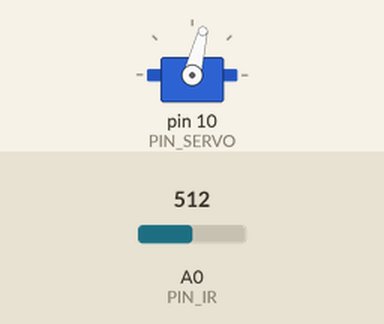
A sketch run on a simulated Arduino Uno, built with avr-gcc and run on an emulated ATmega328P. On the bench: servo. The test bench sets the inputs (shaded band); at power-on: A0 (PIN_IR) = 512. What the sketch prints to the serial monitor is not drawn.

Above: at 1.27 s.
1.3 s: A0 (PIN_IR) set to 0
Timing chart, 0 to 4.3 s (numbered marks = the images above; inputs shaded):
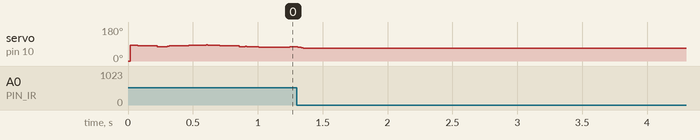

The sketch:

25_example.ino
```cpp
//비례미분제어

#include <Servo.h>

#define PIN_SERVO 10
#define PIN_IR A0

#define _DIST_TARGET 230
#define _DIST_MIN 100
#define _DIST_MAX 410

#define _DIST_ALPHA 0.1

#define _DUTY_NEU 1420
#define _DUTY_LOW 1500
#define _DUTY_HIGH 1250


#define INTERVAL 25

#define _INTERVAL_DIST 15
#define _INTERVAL_SERVO 15
#define _INTERVAL_SERIAL 100

#define _KP 1.5
#define _KD 34
#define _KI 1.3

#define _SEQ_SIZE 8

#define _SERVO_ANGLE 30.0
#define _SERVO_SPEED 300.0
//int speed[4] = {_DUTY_NEU, _DUTY_LOW, _DUTY_HIGH, _DUTY_LOW};
Servo myservo;
int num=0;
float val_ema, alpha, val_ema_1=0;
unsigned long last_sampling_time_dist, last_sampling_time_servo, last_sampling_time_serial;
unsigned long last_sampling_time;
int duty_chg_per_interval;
int a,b;
float dist_target, dist_raw, dist_cali, dist_ema;
int duty_target, duty_curr, duty_curr1;
float error_curr, error_prev, control, pterm, dterm, iterm;
bool event_dist, event_servo, event_serial;
int change, number =0;

float x[_SEQ_SIZE] = {0.0, 10.0, 70.0, 170.0, 300.0, 280.0, 400.0, 470.0};

// real values
float y[_SEQ_SIZE] = {100.0, 150.0, 200.0, 250.0, 300.0, 350.0, 400.0, 450.0};

void setup() {
  // put your setup code here, to run once:
  myservo.attach(PIN_SERVO);
  myservo.writeMicroseconds(_DIST_TARGET);
  //duty_chg_per_interval = (_DUTY_HIGH - _DUTY_LOW) * (_SERVO_SPEED / 180.0) * (INTERVAL / 1000.0);
  duty_chg_per_interval = (_DUTY_LOW- _DUTY_HIGH) * (_SERVO_SPEED / (_SERVO_ANGLE * 2)) * (_INTERVAL_SERVO / 1000.0);
  Serial.begin(57600);
  last_sampling_time_dist=0;
  last_sampling_time_servo=0;
  last_sampling_time_serial=0;
  duty_target = _DUTY_NEU;
  duty_curr = _DUTY_NEU;
  error_prev = 0;
  pterm = iterm = dterm = 0;
  //a = 70;
  //b = 300;
  a = -20;
  b = 400;
  last_sampling_time = 0;
  //duty_chg_per_interval = (_DUTY_HIGH - _DUTY_LOW)*(_SERVO_SPEED / (_SERVO_ANGLE*2))*(_INTERVAL_SERVO/1000.0);
}


float ir_distance(void)
{
  float value;
  float volt = float(analogRead(PIN_IR));

  value = ((6762.0/volt-9.0)-4.0)*10.0;
  //return 300.0 / (b-a)*(value - a) + 100;
  return 100 + 300.0 / (b - a) * (value - a);

}

float ir_distance_sequence(void)
{
  float value, real_value;
  float volt = float(analogRead(PIN_IR));
  value = ((6762.0/volt-9.0)-4.0)*10.0;

  int s = 0, e = _SEQ_SIZE -1, m;

  while(s<=e)
  {
    m = (s+e)/2;
    if(value < x[m])
    {
      e = m-1;
    }
    else if (value > x[m+1])
    {
      s = m+1;
    }
    else break;
  }
  if(s>e)
  {
    if(value > 1000.0 || value < 12000.0) real_value = _DIST_TARGET;
    else if (s==0) real_value = _DIST_MIN;
    else real_value = _DIST_MAX;
  }
  real_value = (y[m+1] - y[m])/(x[m+1]-x[m])*(value-x[m])+y[m];
  return real_value;
}

float ir_distance_filtered(void)
{
  dist_raw = ir_distance_sequence();
  return _DIST_ALPHA*dist_raw+(1-_DIST_ALPHA)*dist_ema;
}

void loop() {
  // put your main code here, to run repeatedly:
  //if(millis() < last_sampling_time + INTERVAL ) return ;
  unsigned long time_curr = millis();
  if(time_curr >= last_sampling_time_dist + _INTERVAL_DIST)
  {
    last_sampling_time_dist += _INTERVAL_DIST;
    event_dist = true;
  }
  if(time_curr >= last_sampling_time_servo + _INTERVAL_SERVO)
  {
    last_sampling_time_servo += _INTERVAL_SERVO;
    event_servo = true;
  }
  if(time_curr >= last_sampling_time_serial + _INTERVAL_SERIAL)
  {
    last_sampling_time_serial += _INTERVAL_SERIAL;
    event_serial = true;
  }

  dist_raw = ir_distance_filtered();
  dist_ema = dist_raw;

  if(event_dist)
  {
    event_dist = false;
    //dist_ema = ir_distance_filtered();
    error_curr = dist_raw - _DIST_TARGET;

    pterm = _KP * error_curr;
    dterm = _KD * (error_curr - error_prev);
    iterm += _KI * error_curr;

    control = dterm + pterm + iterm;
    //duty_target = _DUTY_NEU + control;

    duty_target = _DUTY_NEU + control * ((control >0)?(_DUTY_LOW - _DUTY_NEU):(_DUTY_NEU-_DUTY_HIGH));
    // Limit duty_target within the range of [_DUTY_MIN, _DUTY_MAX]
    if(duty_target < _DUTY_HIGH) duty_target = _DUTY_HIGH; // lower limit
    if(duty_target > _DUTY_LOW) duty_target = _DUTY_LOW; // upper limit
    // update error_prev
    error_prev = error_curr;
  }
  if(event_servo)
  {
    event_servo = false;


    if(duty_target>duty_curr)
    {
      duty_curr += duty_chg_per_interval;
      if(duty_curr > duty_target) duty_curr = duty_target;
    }
    else
    {
      duty_curr -= duty_chg_per_interval;
      if(duty_curr < duty_target) duty_curr = duty_target;
    }

    /*
    if(dist_ema <= 210)
      duty_curr = duty_target + (255 - dist_ema)*2;
    else
      duty_curr = duty_target - (dist_ema - 255)*3;
    */

    //duty_curr1 = duty_curr;
    myservo.writeMicroseconds(duty_curr);
  }
  if(event_serial)
  {
    event_serial = false;


    Serial.print("IR:");
    Serial.print(dist_raw);
    Serial.print(",T:");
    Serial.print(dist_target);
    Serial.print(",P:");
    Serial.print(map(pterm,-1000,1000,510,610));
    Serial.print(",D:");
    Serial.print(map(dterm,-1000,1000,510,610));
    Serial.print(",I:");
    Serial.print(map(iterm,-1000,1000,510,610));
    Serial.print(",DTT:");
    Serial.print(map(duty_target,1000,2000,410,510));
    Serial.print(",DTC:");
    Serial.print(map(duty_curr,1000,2000,410,510));
    Serial.println(",-G:245,+G:265,m:0,M:800");

  }

}
```
